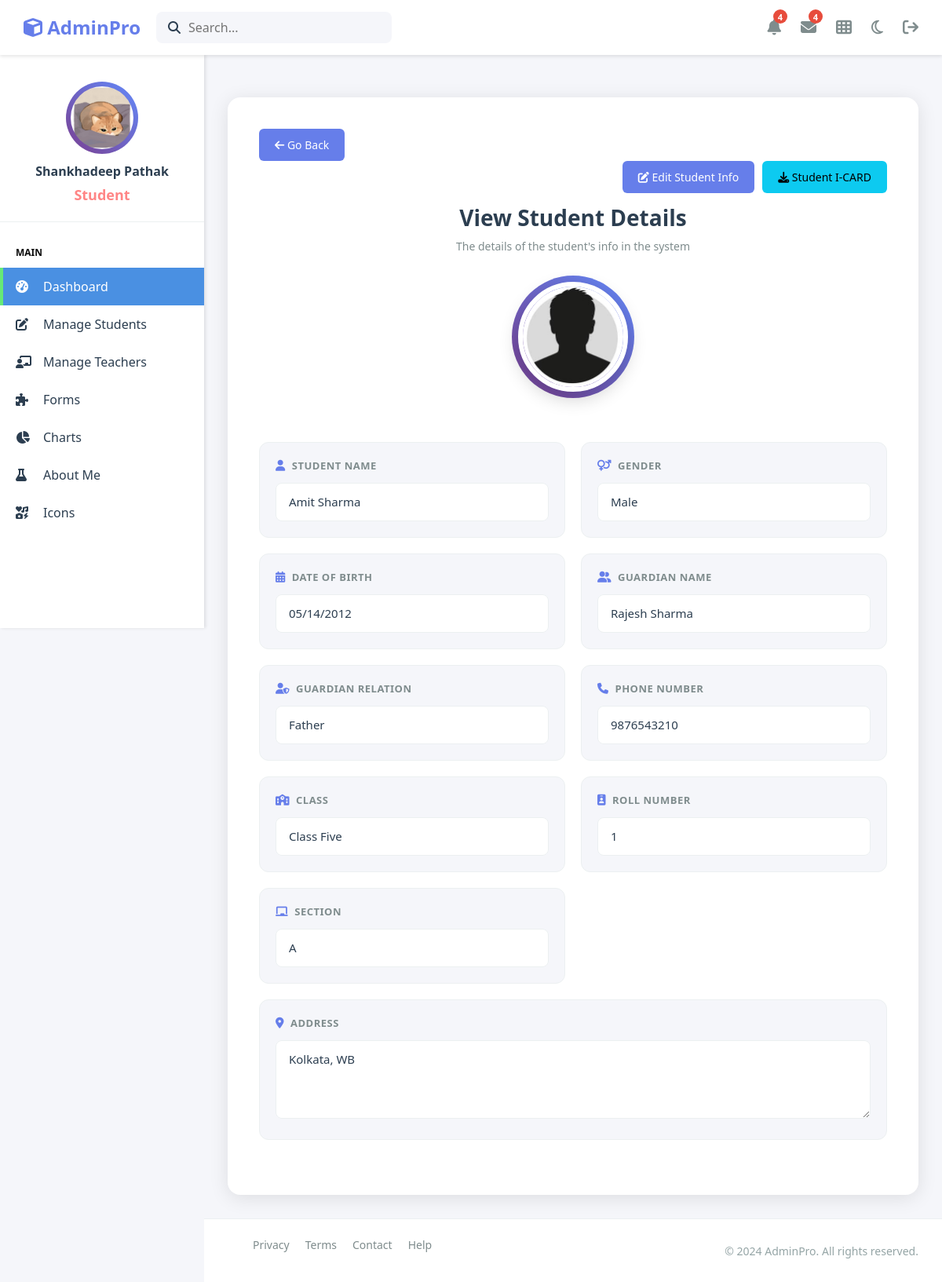
Screenshot of /Admin-Dashboard/view/view_student_profile.php?s_id=5 (signed in) with the database file from the repository.
### tables this page shows
CREATE TABLE `student_tbl` (
  `s_id` int(200) NOT NULL,
  `s_name` varchar(200) NOT NULL,
  `s_gender` varchar(20) NOT NULL,
  `s_dob` date NOT NULL,
  `s_g_name` varchar(200) NOT NULL,
  `s_g_type` varchar(20) NOT NULL,
  `c_id` int(20) NOT NULL,
  `s_class` varchar(20) NOT NULL,
  `s_roll` varchar(20) NOT NULL,
  `s_section` varchar(25) NOT NULL,
  `s_address` varchar(200) NOT NULL,
  `s_img` varchar(250) NOT NULL,
  `s_phone` varchar(20) NOT NULL,
  `s_institute` varchar(200) NOT NULL,
  `s_registration` varchar(200) NOT NULL,
  `username` varchar(200) NOT NULL,
  `password` varchar(200) NOT NULL,
  `s_status` varchar(20) DEFAULT NULL,
  `created_at` timestamp NOT NULL DEFAULT current_timestamp(),
  `updated_at` timestamp NOT NULL DEFAULT current_timestamp() ON UPDATE current_timestamp()
);

### Admin-Dashboard/view/view_student_profile.php (the view, shortened to what this page needs)
<?php
include('../Include/header.php');
$class = $_SESSION['class'];
include('../Include/sidebar.php');
$row = [];
try {
    $s_id   = intval($_GET['s_id']);
    $SELECT = "SELECT * FROM student_tbl WHERE s_id = ?";
    $stmt   = $pdo->prepare($SELECT);
    $stmt->execute([$s_id]);
    $row    = $stmt->fetch(PDO::FETCH_ASSOC);
} catch(PDOException $e) {
    error_log("Error fetching student: " . $e->getMessage());
    header('Location: ../pages/students_page.php');
    exit;
}
try {
    $cStmt = $pdo->prepare("SELECT * FROM class_tbl ORDER BY c_name ASC");
    $cStmt->execute();
    $classes = $cStmt->fetchAll(PDO::FETCH_ASSOC);
} catch(PDOException $e) {
    $classes = [];
}
?>
<main class="main-content">
    <div class="form-container">
        <a href="../pages/students_page.php?class=<?php echo $class; ?>" class="btn btn-primary">
            <i class="fas fa-arrow-left"></i> Go Back
        </a>
        <div class="button-container">
            <div class="add_btn">
                <a href="../edit_and_store_pages/edit_student_profile.php?s_id=<?php echo $s_id; ?>"
                   class="btn btn-primary float-end">
                    <i class="fas fa-edit"></i> Edit Student Info
                </a>
            </div>
                <div class="add_btn">
            <a href="../edit_and_store_pages/edit_student_profile.php?s_id=<?php echo $s_id; ?>"
               class="btn btn-info float-end">
                <i class="fas fa-download"></i> Student I-CARD
            </a>
        </div>
        </div>
        <div class="form-header">
            <h2>View Student Details</h2>
            <p>The details of the student's info in the system</p>
        </div>
        <div class="profile-unified-card" style="margin-bottom: 4rem;">
            <div class="profile-image-container" style="margin-top: 10px; position: relative;">
                <?php if (!empty($row['s_img'])): ?>
                    <img src="../assets/image/<?php echo htmlspecialchars($row['s_img'], ENT_QUOTES, 'UTF-8'); ?>"
                         alt="Student Image" class="profile-img">
                <?php elseif ($row['s_gender'] === 'Male'): ?>
                    <img src="../assets/image/male_default.jpeg" alt="Student Image" class="profile-img">
                <?php elseif ($row['s_gender'] === 'Female'): ?>
                    <img src="../assets/image/female_default.jpeg" alt="Student Image" class="profile-img">
                <?php else: ?>
                    <img src="../assets/image/default.jpg" alt="Student Image" class="profile-img">
                <?php endif; ?>
            </div>
        </div>
        <div id="studentView">
            <div class="form-grid">
                <div class="field-card">
                    <label class="field-label">
                        <i class="fas fa-user"></i>
                        Student Name
                    </label>
                    <input type="text" class="field-input"
                           value="<?php echo htmlspecialchars($row['s_name'], ENT_QUOTES, 'UTF-8'); ?>" disabled>
                </div>
                <div class="field-card">
                    <label class="field-label">
                        <i class="fas fa-venus-mars"></i>
                        Gender
                    </label>
                    <select class="field-select" disabled>
                        <option value="Male"   <?php if($row['s_gender']==="Male")   echo "selected"; ?>>Male</option>
                    </select>
                </div>
                <div class="field-card">
                    <label class="field-label">
                        <i class="fas fa-calendar-alt"></i>
                        Date of Birth
                    </label>
                    <input type="date" class="field-input"
                           value="<?php echo htmlspecialchars($row['s_dob'], ENT_QUOTES, 'UTF-8'); ?>" disabled>
                </div>
                <div class="field-card">
                    <label class="field-label">
                        <i class="fas fa-user-friends"></i>
                        Guardian Name
                    </label>
                    <input type="text" class="field-input"
                           value="<?php echo htmlspecialchars($row['s_g_name'], ENT_QUOTES, 'UTF-8'); ?>" disabled>
                </div>
                <div class="field-card">
                    <label class="field-label">
                        <i class="fas fa-user-shield"></i>
                        Guardian Relation
                    </label>
                    <select class="field-select" disabled>
                        <option value="Father" <?php if($row['s_g_type']==="Father") echo "selected"; ?>>Father</option>
                    </select>
                </div>
                <div class="field-card">
                    <label class="field-label">
                        <i class="fas fa-phone"></i>
                        Phone Number
                    </label>
                    <input type="text" class="field-input"
                           value="<?php echo htmlspecialchars($row['s_phone'], ENT_QUOTES, 'UTF-8'); ?>" disabled>
                </div>
                <div class="field-card">
                    <label class="field-label">
                        <i class="fas fa-school"></i>
                        Class
                    </label>
                    <select class="field-select" disabled>
                        <?php foreach($classes as $class): ?>
                            <option value="<?php echo htmlspecialchars($class['c_id'], ENT_QUOTES, 'UTF-8'); ?>"
                                <?php if($row['s_class'] == $class['c_id']) echo "selected"; ?>>
                                <?php echo htmlspecialchars($class['c_name'], ENT_QUOTES, 'UTF-8'); ?>
                            </option>
                        <?php endforeach; ?>
                    </select>
                </div>
                <div class="field-card">
                    <label class="field-label">
                        <i class="fas fa-id-badge"></i>
                        Roll Number
                    </label>
                    <input type="text" class="field-input"
                           value="<?php echo htmlspecialchars($row['s_roll'], ENT_QUOTES, 'UTF-8'); ?>" disabled>
                </div>
                <div class="field-card">
                    <label class="field-label">
                        <i class="fas fa-chalkboard"></i>
                        Section
                    </label>
                    <input type="text" class="field-input"
                           value="<?php echo htmlspecialchars($row['s_section'] ?? '', ENT_QUOTES, 'UTF-8'); ?>" disabled>
                </div>
                <div class="field-card full-width">
                    <label class="field-label">
                        <i class="fas fa-map-marker-alt"></i>
                        Address
                    </label>
                    <textarea class="field-textarea" disabled><?php echo htmlspecialchars($row['s_address'] ?? '', ENT_QUOTES, 'UTF-8'); ?></textarea>
                </div>
            </div>
        </div>
    </div>
</main>
<?php include('../Include/footer.php'); ?>

### Admin-Dashboard/assets/css/style.css (style rules this page uses)
* { margin: 0; padding: 0; box-sizing: border-box; }
body { font-family: "Segoe UI", Tahoma, Geneva, Verdana, sans-serif; background: #f5f6fa; color: #2c3e50; }
.main-content { margin-left: 260px; margin-top: 70px; padding: 30px; min-height: calc(100vh - 70px); }
.profile-image-container { position: relative; width: 140px; height: 140px; margin: 0 auto; margin-top: -70px; z-index: 10; }
.profile-image-container img.profile-img { width: 100%; height: 100%; border-radius: 50%; object-fit: cover; border: 6px solid #fff; box-shadow: 0 8px 24px rgba(0, 0, 0, 0.2); position: relative; z-index: 1; transition: transform 0.4s ease; }
.profile-image-container::before { content: ""; position: absolute; top: -8px; left: -8px; right: -8px; bottom: -8px; border-radius: 50%; background: linear-gradient(45deg, #667eea, #764ba2, #667eea, #764ba2); background-size: 200% 200%; z-index: 0; animation: rotateGradient 4s linear infinite; }
.btn { padding: 10px 20px; border: none; border-radius: 6px; cursor: pointer; font-size: 14px; transition: all 0.3s; }
.btn-primary { background: #667eea; color: #fff; }
.button-container { display: flex; justify-content: flex-end; gap: 10px; margin-bottom: 15px; }

### Admin-Dashboard/assets/css/form.css (style rules this page uses)
.form-container { max-width: 1200px; margin: 0 auto; background: #16213e; border-radius: 16px; padding: 40px; box-shadow: 0 4px 24px rgba(0, 0, 0, 0.3); }
.form-header { margin-bottom: 35px; text-align: center; }
.form-header h2 { font-size: 28px; font-weight: 600; color: #eaeaea; margin-bottom: 8px; }
.form-header p { color: #b0b3b8; font-size: 14px; }
.form-grid { display: grid; grid-template-columns: repeat(auto-fit, minmax(300px, 1fr)); gap: 20px; margin-bottom: 30px; }
.field-card { background: #1a2332; border-radius: 12px; padding: 20px; border: 1px solid #2c3e50; transition: all 0.3s ease; position: relative; overflow: hidden; }
.field-card::before { content: ""; position: absolute; top: 0; left: 0; width: 100%; height: 3px; background: linear-gradient(90deg, #667eea 0%, #764ba2 100%); transform: scaleX(0); transition: transform 0.3s ease; }
.field-card.full-width { grid-column: 1 / -1; }
.field-label { display: flex; align-items: center; gap: 8px; font-size: 13px; font-weight: 600; color: #b0b3b8; text-transform: uppercase; letter-spacing: 0.5px; margin-bottom: 12px; }
.field-label i { color: #667eea; font-size: 14px; }
.field-input, .field-select, .field-textarea { width: 100%; background: #0f1419; border: 1px solid #2c3e50; border-radius: 8px; padding: 12px 16px; color: #eaeaea; font-size: 15px; font-family: inherit; transition: all 0.3s ease; }
.field-select { cursor: pointer; appearance: none; background-repeat: no-repeat; background-position: right 16px center; padding-right: 45px; }
.field-textarea { resize: vertical; min-height: 100px; font-family: inherit; }
.field-input::placeholder, .field-textarea::placeholder { color: #7f8c8d; }
html[data-bs-theme="light"] .form-container { background: #fff; box-shadow: 0 4px 24px rgba(0, 0, 0, 0.1); }
html[data-bs-theme="light"] .form-header h2 { color: #2c3e50; }
html[data-bs-theme="light"] .form-header p { color: #7f8c8d; }
html[data-bs-theme="light"] .field-card { background: #f5f6fa; border-color: #ecf0f1; }
html[data-bs-theme="light"] .field-label { color: #7f8c8d; }
html[data-bs-theme="light"] .field-input, html[data-bs-theme="light"] .field-select, html[data-bs-theme="light"] .field-textarea { background: #fff; border-color: #ecf0f1; color: #2c3e50; }

### rows the page displays
student_tbl: s_name "Amit Sharma", s_gender "Male", s_dob "05/14/2012", s_g_name "Rajesh Sharma", s_g_type "Father", s_phone "9876543210", s_roll "1", s_section "A", s_address "Kolkata, WB"

### other values shown
$role "Student"
$user "Shankhadeep Pathak"
form field value "Class Five"
